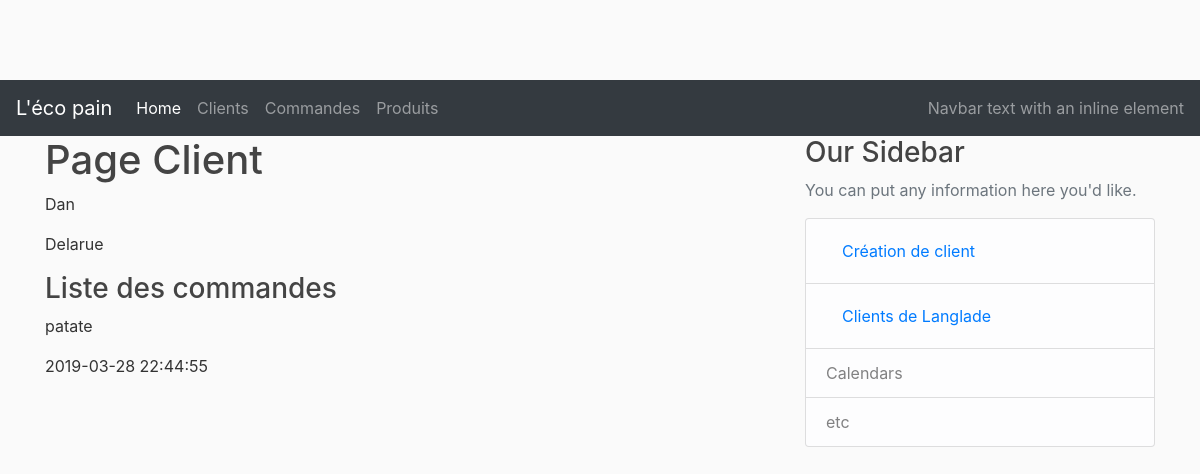
Before: /customers/5 with the older database file.
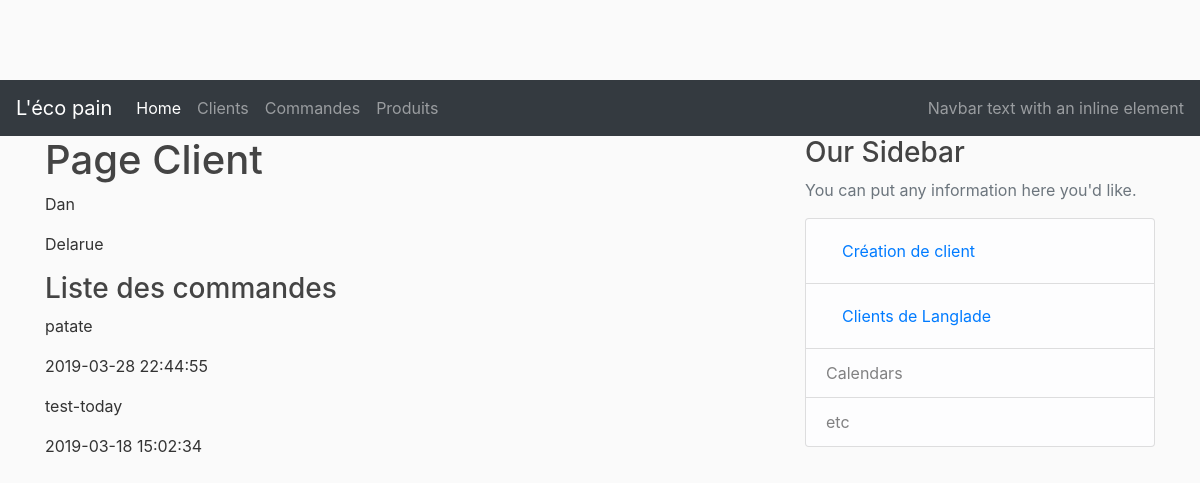
After: the same page with the newer database file.
### lecopain/models.py (models this page shows, shortened)
class Order(db.Model):
    __tablename__ = 'orders'
    id = db.Column(db.Integer, primary_key=True)
    title = db.Column(db.String(50), nullable=False)
    order_dt = db.Column(db.DateTime)
    created_at = db.Column(db.DateTime, nullable=False, default=datetime.utcnow)
    customer_id = db.Column(db.Integer, db.ForeignKey('customers.id'), nullable=False)
    status = db.Column(db.String(20), nullable=False)

### lecopain/controllers/customer_controller.py (the view)
@customer_page.route("/customers/<int:customer_id>")
def customer(customer_id):
    customer = Customer.query.get_or_404(customer_id)
    return render_template('/customers/customer.html', customer=customer)

### lecopain/templates/customers/customer.html
{% extends "layout.html" %}
{% block content %}
    <h1>Page Client</h1>
    <div class="content-section">
        <p>{{customer.firstname}}</p>
        <p>{{customer.lastname}}</p>
    </div>
    <div>
        <h3>Liste des commandes</h3>
    </div>
    <div class="content-section">
        {% for order in customer.orders %}
            <p>{{order.title}}</p>
            <p>{{order.order_dt}}</p>
        {% endfor %}
    </div>
{% endblock %}
{% block right_menu %}
<div class="content-section">
    <h3>Our Sidebar</h3>
    <p class='text-muted'>You can put any information here you'd like.
        <ul class="list-group">
        <li class="list-group-item list-group-item-light">
                <a class="nav-link" href="/customers/new">Création de client</a></li>
        <li class="list-group-item list-group-item-light">
                <a class="nav-link" href="/customers/city/Langlade">Clients de Langlade</a></li>
        <li class="list-group-item list-group-item-light">Calendars</li>
        <li class="list-group-item list-group-item-light">etc</li>
        </ul>
    </p>
</div>
{% endblock %}

Changed rows visible on the page:
added Order: title "test-today", order_dt "2019-03-18 15:02:34"
